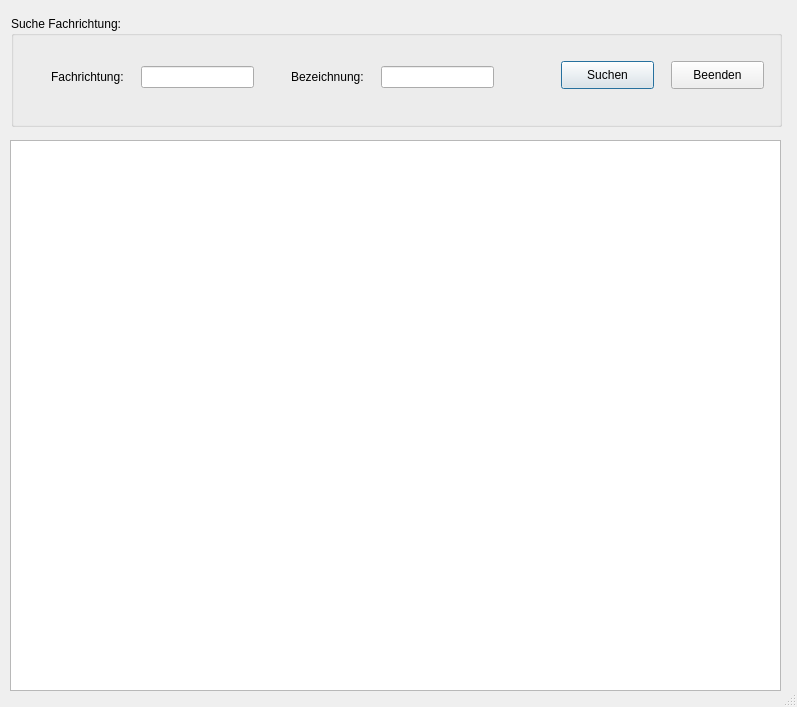
<?xml version="1.0" encoding="UTF-8"?>
<ui version="4.0">
 <class>Dialog</class>
 <widget class="QDialog" name="Dialog">
  <property name="geometry">
   <rect>
    <x>0</x>
    <y>0</y>
    <width>797</width>
    <height>707</height>
   </rect>
  </property>
  <property name="minimumSize">
   <size>
    <width>797</width>
    <height>703</height>
   </size>
  </property>
  <property name="windowTitle">
   <string>Suche</string>
  </property>
  <property name="sizeGripEnabled">
   <bool>true</bool>
  </property>
  <widget class="QTableWidget" name="twAnzeige_suche">
   <property name="geometry">
    <rect>
     <x>10</x>
     <y>140</y>
     <width>771</width>
     <height>551</height>
    </rect>
   </property>
  </widget>
  <widget class="QGroupBox" name="gbSuche">
   <property name="geometry">
    <rect>
     <x>11</x>
     <y>16</y>
     <width>771</width>
     <height>111</height>
    </rect>
   </property>
   <property name="title">
    <string>Suche Fachrichtung:</string>
   </property>
   <widget class="QPushButton" name="btSuchen">
    <property name="geometry">
     <rect>
      <x>550</x>
      <y>45</y>
      <width>93</width>
      <height>28</height>
     </rect>
    </property>
    <property name="text">
     <string>Suchen</string>
    </property>
    <property name="icon">
     <iconset>
      <normaloff>../../_Symbole/UsedSymbols/searchmagnifierinterfacesymbol1_79893.ico</normaloff>../../_Symbole/UsedSymbols/searchmagnifierinterfacesymbol1_79893.ico</iconset>
    </property>
   </widget>
   <widget class="QPushButton" name="pB_BEENDEN">
    <property name="geometry">
     <rect>
      <x>660</x>
      <y>45</y>
      <width>93</width>
      <height>28</height>
     </rect>
    </property>
    <property name="text">
     <string>Beenden</string>
    </property>
    <property name="icon">
     <iconset>
      <normaloff>../../_Symbole/UsedSymbols/log-out_icon-icons.com_50106.ico</normaloff>../../_Symbole/UsedSymbols/log-out_icon-icons.com_50106.ico</iconset>
    </property>
   </widget>
   <widget class="QLabel" name="lblFachrichtungbez2">
    <property name="geometry">
     <rect>
      <x>280</x>
      <y>53</y>
      <width>101</width>
      <height>16</height>
     </rect>
    </property>
    <property name="text">
     <string>Bezeichnung:</string>
    </property>
   </widget>
   <widget class="QLabel" name="lblFahrichtungabk2">
    <property name="geometry">
     <rect>
      <x>40</x>
      <y>53</y>
      <width>91</width>
      <height>16</height>
     </rect>
    </property>
    <property name="text">
     <string>Fachrichtung:</string>
    </property>
   </widget>
   <widget class="QLineEdit" name="leFachrichtungabk2">
    <property name="geometry">
     <rect>
      <x>130</x>
      <y>50</y>
      <width>113</width>
      <height>22</height>
     </rect>
    </property>
   </widget>
   <widget class="QLineEdit" name="leFachrichtungbez2">
    <property name="geometry">
     <rect>
      <x>370</x>
      <y>50</y>
      <width>113</width>
      <height>22</height>
     </rect>
    </property>
   </widget>
  </widget>
 </widget>
 <resources/>
 <connections/>
</ui>
